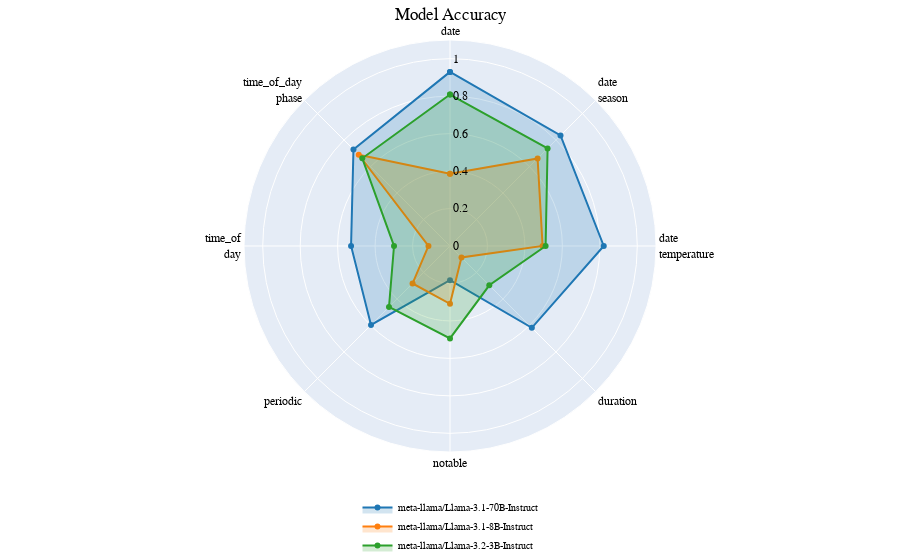

Here is the notebook cell this chart was saved with:
### Markdown cell above
### Accuracy Radar Plot

### Code cell
import pandas as pd
import plotly.graph_objects as go
import plotly.colors as pc
import matplotlib.pyplot as plt

def rgba(color_hex, alpha):
    """Convert a hex color to rgba string with given alpha."""
    from matplotlib.colors import to_rgba
    r, g, b, _ = to_rgba(color_hex)
    return f'rgba({int(r*255)}, {int(g*255)}, {int(b*255)}, {alpha})'

df = pd.read_csv('results/scores_scale.csv')
df = df.sort_values(by=['model_name', 'dataset_name', 'accuracy'], ascending=False)
df = df[['model_name', 'dataset_name', 'accuracy']].drop_duplicates()
df['dataset_name'] = df['dataset_name'].str.replace('_3way', '', regex=False)
# Replace only the last _ with newline
df['dataset_name'] = df['dataset_name'].str.replace(r'_(?!.*_)', '<br>', regex=True)

pivot_df = df.pivot(index='model_name', columns='dataset_name', values='accuracy').reset_index()
categories = pivot_df.columns[1:]  # skip model_name
fig = go.Figure()

tab10 = plt.cm.get_cmap('tab10').colors  # RGB tuples
fill_colors = [f'rgba({int(r*255)}, {int(g*255)}, {int(b*255)}, 0.2)' for r, g, b in tab10]
line_colors = [f'rgba({int(r*255)}, {int(g*255)}, {int(b*255)}, 1.0)' for r, g, b in tab10]

for i, row in pivot_df.iterrows():
    fig.add_trace(go.Scatterpolar(
        r=row[categories].tolist() + [row[categories[0]]],
        theta=categories.tolist() + [categories[0]],
        fill='toself',
        name=row['model_name'],
        fillcolor=fill_colors[i % len(line_colors)],
        line=dict(color=line_colors[i % len(line_colors)])
    ))


fig.update_layout(
    font=dict(family="sans-serif", size=12, color="black"),
    polar=dict(
        angularaxis=dict(rotation=90, direction="clockwise"),
        radialaxis=dict(visible=True, range=[0, 1.1], angle=90, linecolor=rgba('#ffffff', 0.0), tickangle=90, )
    ),
    title=dict(
        text="Model Accuracy",
        x=0.5,
        xanchor='center',
        yanchor='bottom',
        pad=dict(t=20)
    ),
    legend=dict(
        orientation="v",
        x=0.5,
        yanchor="top",
        xanchor="center",
        y=-0.1,
        font=dict(size=10),
        itemwidth=30
    ),
    margin=dict(l=0, r=0, t=40, b=40),
)

fig.show()
fig.write_image("plots/radar_plot_llama.pdf", scale=1, width=400, height=400)

### Figure 1 — Plotly figure (JSON) as saved in the notebook; plotly's stock layout.template omitted (floating-point values rounded to 4 significant figures)
{"data": [{"fill": "toself", "fillcolor": "rgba(31, 119, 180, 0.2)", "line": {"color": "rgba(31, 119, 180, 1.0)"}, "name": "meta-llama/Llama-3.1-70B-Instruct", "r": [0.9297, 0.8345, 0.821, 0.618, 0.1825, 0.5965, 0.5283, 0.729, 0.9297], "theta": ["date", "date<br>season", "date<br>temperature", "duration", "notable", "periodic", "time_of<br>day", "time_of_day<br>phase", "date"], "type": "scatterpolar"}, {"fill": "toself", "fillcolor": "rgba(255, 127, 14, 0.2)", "line": {"color": "rgba(255, 127, 14, 1.0)"}, "name": "meta-llama/Llama-3.1-8B-Instruct", "r": [0.386, 0.6615, 0.4945, 0.08667, 0.3085, 0.2828, 0.115, 0.689, 0.386], "theta": ["date", "date<br>season", "date<br>temperature", "duration", "notable", "periodic", "time_of<br>day", "time_of_day<br>phase", "date"], "type": "scatterpolar"}, {"fill": "toself", "fillcolor": "rgba(44, 160, 44, 0.2)", "line": {"color": "rgba(44, 160, 44, 1.0)"}, "name": "meta-llama/Llama-3.2-3B-Instruct", "r": [0.8087, 0.737, 0.5105, 0.2967, 0.4935, 0.4607, 0.299, 0.6625, 0.8087], "theta": ["date", "date<br>season", "date<br>temperature", "duration", "notable", "periodic", "time_of<br>day", "time_of_day<br>phase", "date"], "type": "scatterpolar"}], "layout": {"font": {"color": "black", "family": "sans-serif", "size": 12}, "legend": {"font": {"size": 10}, "itemwidth": 30, "orientation": "v", "x": 0.5, "xanchor": "center", "y": -0.1, "yanchor": "top"}, "margin": {"b": 40, "l": 0, "r": 0, "t": 40}, "polar": {"angularaxis": {"direction": "clockwise", "rotation": 90}, "radialaxis": {"angle": 90, "linecolor": "rgba(255, 255, 255, 0.0)", "range": [0, 1.1], "tickangle": 90, "visible": true}}, "title": {"pad": {"t": 20}, "text": "Model Accuracy", "x": 0.5, "xanchor": "center", "yanchor": "bottom"}}}
